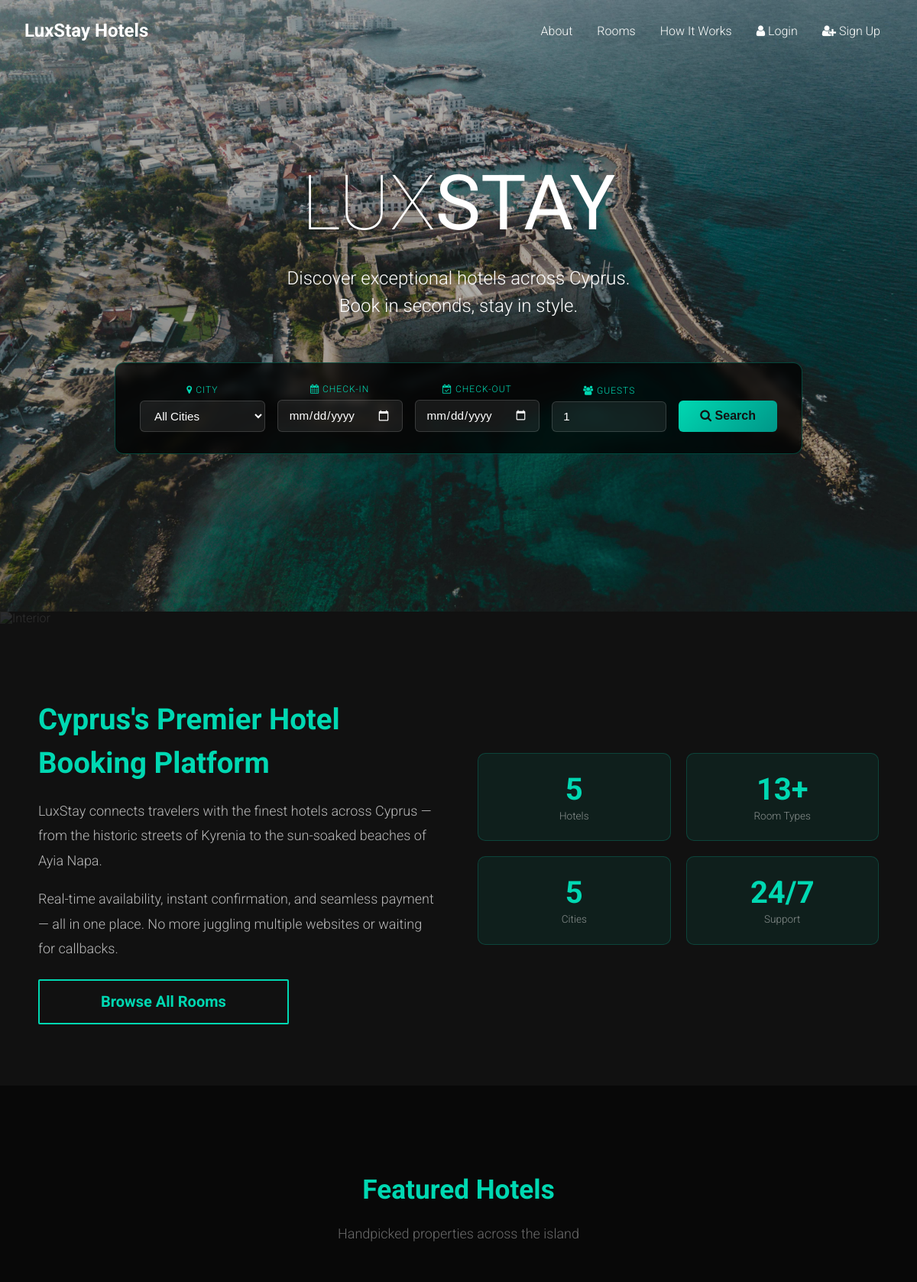
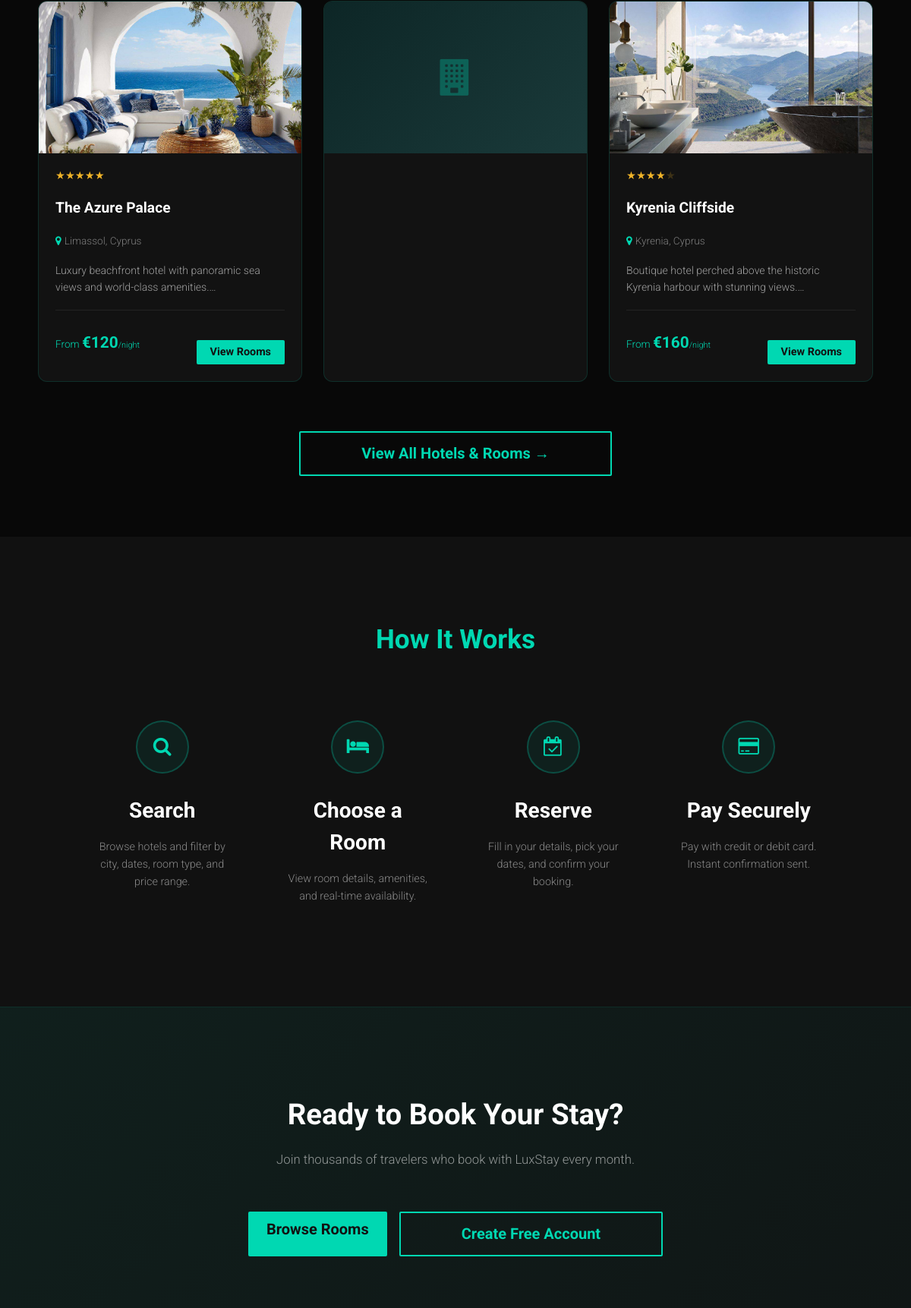
The page / (upper part) on the database its author committed (2 pictures, top to bottom).
### tables this page shows
CREATE TABLE hotel (
    HotelID     INT AUTO_INCREMENT PRIMARY KEY,
    HotelName   VARCHAR(100) NOT NULL,
    Location    VARCHAR(100) NOT NULL,
    City        VARCHAR(50)  NOT NULL,
    Country     VARCHAR(50)  NOT NULL DEFAULT 'Cyprus',
    Description TEXT,
    StarRating  TINYINT DEFAULT 3,
    ImagePath   VARCHAR(255),
    IsActive    BOOLEAN DEFAULT TRUE
);

### includes/auth_functions.php (called while the page is built, shortened)
<?php
function isLoggedIn() {
    return isset($_SESSION['logged_in']) && $_SESSION['logged_in'] === true;
}
?>

### index.php (the view, shortened to what this page needs)
<?php
require_once 'includes/auth_functions.php';
try {
    $featuredHotels = $pdo->query("SELECT * FROM hotel WHERE IsActive = 1 ORDER BY StarRating DESC LIMIT 3")->fetchAll();
} catch (PDOException $e) {
    $featuredHotels = [];
}
?>
<!DOCTYPE html>
<html lang="en">
<head>
    <link href="https://maxcdn.bootstrapcdn.com/font-awesome/4.7.0/css/font-awesome.min.css" rel="stylesheet">
    <link rel="stylesheet" href="https://cdnjs.cloudflare.com/ajax/libs/animate.css/3.5.2/animate.min.css">
    <link rel="stylesheet" href="https://cdnjs.cloudflare.com/ajax/libs/normalize/7.0.0/normalize.css">
    <link href="css/styles.css" rel="stylesheet">
</head>
<body>
<nav class="main-nav" id="main-nav">
    <div class="content-wrapper-sm">
        <a href="index.php" class="navbar-brand">LuxStay Hotels</a>
        <ul class="nav-links">
            <li><a href="#about">About</a></li>
            <li><a href="rooms.php">Rooms</a></li>
            <li><a href="#how">How It Works</a></li>
            <?php if (isLoggedIn()): ?>
                <?php $user = getCurrentUser(); ?>
                <li><a href="<?php echo $user['role'] === 'customer' ? 'guest/dashboard.php' : 'staff/dashboard.php'; ?>" class="auth-nav-item">
                    <i class="fa fa-user"></i> <?php echo htmlspecialchars($user['username']); ?>
                </a></li>
                <li><a href="logout.php" class="auth-nav-item"><i class="fa fa-sign-out"></i> Logout</a></li>
            <?php else: ?>
                <li><a href="guest-login.php" class="auth-nav-item"><i class="fa fa-user"></i> Login</a></li>
                <li><a href="guest-signup.php" class="auth-nav-item"><i class="fa fa-user-plus"></i> Sign Up</a></li>
            <?php endif; ?>
        </ul>
    </div>
</nav>
<header>
    <img class="img-absolute" src="img/hero-hotel.jpg" alt="Luxury Hotel">
    <div class="wrapper astonish animated fadeInDown">
        <h1>Lux<strong>Stay</strong></h1>
        <h2>Discover exceptional hotels across Cyprus.<br>Book in seconds, stay in style.</h2>
    </div>
    <div style="width:100%; padding: 0 20px; margin-top: 40px; position: relative; z-index: 2;">
        <form class="search-bar" action="rooms.php" method="GET">
            <div class="field">
                <label><i class="fa fa-map-marker"></i> City</label>
                <select name="city">
                    <option value="">All Cities</option>
                </select>
            </div>
            <div class="field">
                <label><i class="fa fa-calendar"></i> Check-In</label>
                <input type="date" name="check_in" id="check_in" min="<?php echo date('Y-m-d'); ?>">
            </div>
            <div class="field">
                <label><i class="fa fa-calendar-check-o"></i> Check-Out</label>
                <input type="date" name="check_out" id="check_out" min="<?php echo date('Y-m-d', strtotime('+1 day')); ?>">
            </div>
            <div class="field" style="max-width:110px;">
                <label><i class="fa fa-users"></i> Guests</label>
                <input type="number" name="guests" min="1" max="10" value="1">
            </div>
            <button type="submit" class="btn-search"><i class="fa fa-search"></i> Search</button>
        </form>
    </div>
</header>
<main>
    <div class="about-section" id="about">
        <img class="img-absolute" src="img/hotel-interior.jpg" alt="Interior">
        <div class="about-grid">
            <div class="about-text astonish" data-animation="fadeInLeft">
                <h2>Cyprus's Premier Hotel Booking Platform</h2>
                <p>LuxStay connects travelers with the finest hotels across Cyprus — from the historic streets of Kyrenia to the sun-soaked beaches of Ayia Napa.</p>
                <p>Real-time availability, instant confirmation, and seamless payment — all in one place. No more juggling multiple websites or waiting for callbacks.</p>
                <a href="rooms.php" class="btn btn-outline-teal" style="margin-top: 10px;">Browse All Rooms</a>
            </div>
            <div class="about-stats astonish" data-animation="fadeInRight">
                <div class="stat-box"><div class="num">5</div><div class="lbl">Hotels</div></div>
                <div class="stat-box"><div class="num">13+</div><div class="lbl">Room Types</div></div>
                <div class="stat-box"><div class="num">5</div><div class="lbl">Cities</div></div>
                <div class="stat-box"><div class="num">24/7</div><div class="lbl">Support</div></div>
            </div>
        </div>
    </div>
    <div class="featured-section" id="hotels">
        <h2 class="astonish" data-animation="fadeInDown">Featured Hotels</h2>
        <p class="section-sub astonish" data-animation="fadeInDown">Handpicked properties across the island</p>
        <div class="hotel-grid">
            <?php foreach ($featuredHotels as $hotel):
                $priceStmt = $pdo->prepare("SELECT MIN(PricePerNight) FROM room WHERE HotelID = ? AND IsActive = 1");
                $priceStmt->execute([$hotel['HotelID']]);
                $minPrice = $priceStmt->fetchColumn();
            ?>
            <div class="hotel-card astonish" data-animation="fadeInUp">
                <?php if (!empty($hotel['ImagePath'])): ?>
                    <img class="card-img" src="<?php echo htmlspecialchars($hotel['ImagePath']); ?>"
                         alt="<?php echo htmlspecialchars($hotel['HotelName']); ?>"
                         onerror="this.parentNode.innerHTML='<div class=\'card-img-placeholder\'><i class=\'fa fa-building\'></i></div>'">
                <?php else: ?>
                    <div class="card-img-placeholder"><i class="fa fa-building"></i></div>
                <?php endif; ?>
                <div class="card-body">
                    <div class="stars">
                        <?php
                        for ($i = 0; $i < $hotel['StarRating']; $i++) echo '★';
                        for ($i = $hotel['StarRating']; $i < 5; $i++) echo '<span style="opacity:0.2">★</span>';
                        ?>
                    </div>
                    <h3><?php echo htmlspecialchars($hotel['HotelName']); ?></h3>
                    <p class="loc"><i class="fa fa-map-marker"></i><?php echo htmlspecialchars($hotel['City']); ?>, <?php echo htmlspecialchars($hotel['Country']); ?></p>
                    <p class="desc"><?php echo htmlspecialchars(substr($hotel['Description'], 0, 100)) . '…'; ?></p>
                    <div class="card-foot">
                        <div class="price">From <span>€<?php echo number_format($minPrice ?? 0, 0); ?></span><small>/night</small></div>
                        <a href="rooms.php?hotel_id=<?php echo $hotel['HotelID']; ?>" class="btn btn-primary" style="padding:8px 18px;font-size:0.9rem;">View Rooms</a>
                    </div>
                </div>
            </div>
            <?php endforeach; ?>
        </div>
        <div style="text-align:center;margin-top:40px;">
            <a href="rooms.php" class="btn btn-outline-teal">View All Hotels & Rooms →</a>
        </div>
    </div>
    <div class="how-section" id="how">
        <h2 class="astonish" data-animation="fadeInDown">How It Works</h2>
        <div class="steps-grid">
            <div class="step astonish" data-animation="fadeInUp" data-delay="0.1">
                <div class="icon"><i class="fa fa-search"></i></div>
                <h3>Search</h3>
                <p>Browse hotels and filter by city, dates, room type, and price range.</p>
            </div>
            <div class="step astonish" data-animation="fadeInUp" data-delay="0.2">
                <div class="icon"><i class="fa fa-bed"></i></div>
                <h3>Choose a Room</h3>
                <p>View room details, amenities, and real-time availability.</p>
            </div>
            <div class="step astonish" data-animation="fadeInUp" data-delay="0.3">
                <div class="icon"><i class="fa fa-calendar-check-o"></i></div>
                <h3>Reserve</h3>
                <p>Fill in your details, pick your dates, and confirm your booking.</p>
            </div>
            <div class="step astonish" data-animation="fadeInUp" data-delay="0.4">
                <div class="icon"><i class="fa fa-credit-card"></i></div>
                <h3>Pay Securely</h3>
                <p>Pay with credit or debit card. Instant confirmation sent.</p>
            </div>
        </div>
    </div>
    <div class="cta-section astonish" data-animation="zoomIn" id="reserve">
        <h2>Ready to Book Your Stay?</h2>
        <p>Join thousands of travelers who book with LuxStay every month.</p>
        <div class="cta-btns">
            <a href="rooms.php" class="btn btn-primary">Browse Rooms</a>
            <?php if (!isLoggedIn()): ?>
                <a href="guest-signup.php" class="btn btn-outline-teal">Create Free Account</a>
            <?php else: ?>
                <a href="guest/dashboard.php" class="btn btn-outline-teal">My Dashboard</a>
            <?php endif; ?>
        </div>
    </div>
</main>
</body>
</html>

### css/styles.css (style rules this page uses)
* { -webkit-box-sizing: border-box; box-sizing: border-box; }
body { font-family: 'Roboto', serif; font-weight: 300; color: #fefffe; background: #111; }
body p { font-size: 1.125rem; line-height: 1.75rem; margin-bottom: 1.5rem; }
html { font-size: 0.8rem; }
@media (min-width: 544px) { html { font-size: 0.9rem; } }
@media (min-width: 768px) { html { font-size: 1rem; } }
button, .btn { cursor: pointer; }
.btn { font-size: 1.25rem; font-weight: 700; padding: 1rem 5rem; margin: 1.5625rem 0 0; border-radius: 2px; text-align: center; display: inline-block; -webkit-transition: all .3s ease; transition: all .3s ease; background-color: transparent; text-decoration: none; }
.btn-outline-teal, .btn-outline-purple { color: #00d8b2; border: 2px solid #00d8b2; }
h1 { font-size: 2.5rem; }
h2 { font-size: 2rem; }
h3 { font-size: 1.75rem; }
h1, h2, h3, h4, h5, h6 { font-weight: 700; font-family: inherit; margin-bottom: 1rem; line-height: 1.5; color: inherit; }
.wrapper { position: relative; width: 100%; margin: 0 auto; }
.content-wrapper-sm { position: relative; width: 100%; margin: 0 auto; max-width: 1200px; }
.main-nav { display: block; padding: 1rem 2rem; position: absolute; width: 100%; z-index: 2; -webkit-transition: background 0.3s ease-in-out; transition: background 0.3s ease-in-out; background: #111; border-bottom: 1px solid rgba(0, 0, 0, 0.3); -webkit-box-shadow: 0 8px 6px -6px rgba(0, 0, 0, 0.4); box-shadow: 0 8px 6px -6px rgba(0, 0, 0, 0.4); }
.main-nav > .content-wrapper-sm { display: -webkit-box; display: -ms-flexbox; display: flex; -webkit-box-orient: horizontal; -webkit-box-direction: normal; -ms-flex-direction: row; flex-direction: row; -webkit-box-pack: justify; -ms-flex-pack: justify; justify-content: space-between; -webkit-box-align: center; -ms-flex-align: center; align-items: center; }
@media (min-width: 768px) { .main-nav { background: transparent; border: 0; -webkit-box-shadow: none; box-shadow: none; } }
.main-nav .navbar-brand { font-size: 1.5rem; font-weight: 700; color: #ffffff; text-decoration: none; }
.main-nav .nav-links { position: relative; top: auto; padding: 0; margin: 0; list-style: none; display: none; overflow: hidden; height: 0; background: transparent; }
@media (min-width: 768px) { .main-nav .nav-links { display: -webkit-box; display: -ms-flexbox; display: flex; height: auto; } }
.main-nav .nav-links li { margin: 1rem; text-align: center; }
.main-nav .nav-links li a { color: #fefffe; display: block; text-decoration: none; }
header { position: relative; height: 100vh; color: #ffffff; text-align: center; display: -webkit-box; display: -ms-flexbox; display: flex; -webkit-box-orient: vertical; -webkit-box-direction: normal; -ms-flex-direction: column; flex-direction: column; -webkit-box-pack: center; -ms-flex-pack: center; justify-content: center; -webkit-box-align: center; -ms-flex-align: center; align-items: center; }
header h1 { font-size: 3.25rem; font-weight: 100; text-transform: uppercase; line-height: 1.2; margin: 0; }
@media (min-width: 544px) { header h1 { font-size: 4.25rem; } }
@media (min-width: 768px) { header h1 { font-size: 6.25rem; } }
header h2 { font-weight: 300; font-size: 1.5rem; }
.img-absolute { position: absolute; top: 0; left: 0; width: 100%; height: 100%; -o-object-fit: cover; object-fit: cover; opacity: 0.8; z-index: -1; }
.btn-primary { display: inline-block; padding: 0.75rem 1.5rem; background-color: #00d8b2; color: #111; text-decoration: none; border-radius: 2px; font-weight: 700; transition: all 0.3s ease; }

### rows shown on the page
hotel: ImagePath (picture), HotelName "The Azure Palace", City "Limassol", Country "Cyprus", Description "Luxury beachfront hotel with panoramic sea views and world-class amenities.", minPrice "120"
hotel: ImagePath (picture), HotelName "Kyrenia Cliffside", City "Kyrenia", Country "Cyprus", Description "Boutique hotel perched above the historic Kyrenia harbour with stunning views.", minPrice "160"
